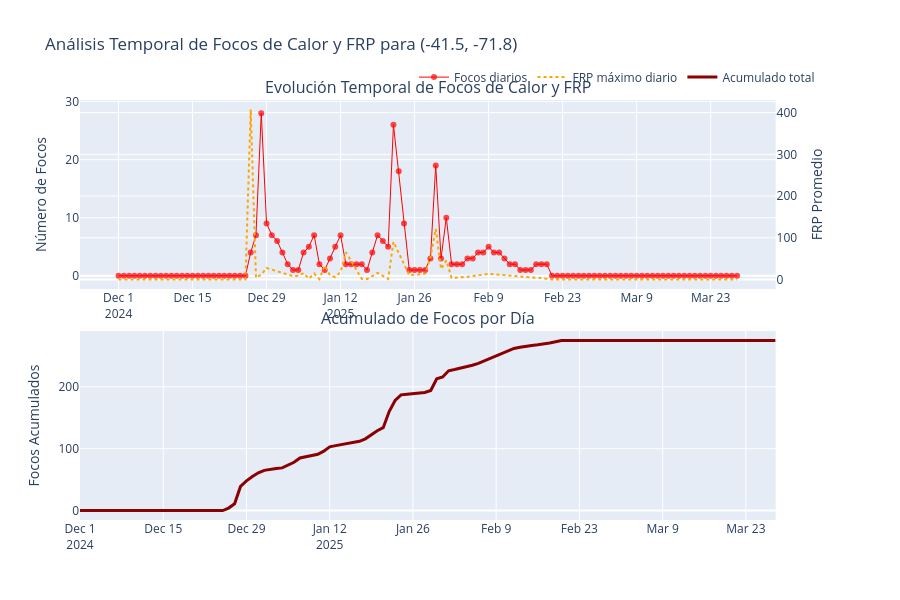

Notebook source saved alongside this figure:
### Code cell
df_focos = df[(df['latitude'] == -41.5) & (df['longitude'] == -71.8)].copy()

fig_focos_temp = make_subplots(
    rows=2, cols=1,
    subplot_titles=('Evolución Temporal de Focos de Calor y FRP', 'Acumulado de Focos por Día'),
    vertical_spacing=0.1,
    specs=[[{"secondary_y": True}], [{}]]  # Habilitar eje Y secundario en primer subplot
)

fig_focos_temp.add_trace(
    go.Scatter(x=df_focos['acq_datetime'], y=df_focos['num_focos'], 
               mode='markers+lines', name='Focos diarios',
               marker=dict(size=6, color='red', opacity=0.7),
               line=dict(color='red', width=1)),
    row=1, col=1,
    secondary_y=False  # Eje Y principal
)

fig_focos_temp.add_trace(
    go.Scatter(x=df_focos['acq_datetime'], y=df_focos['frp_max'], 
               mode='lines', name='FRP máximo diario',
               line=dict(color='orange', width=2, dash='dot')),
    row=1, col=1,
    secondary_y=True
)

focos_diarios = df_focos.groupby('acq_datetime')['num_focos'].sum().cumsum()
fig_focos_temp.add_trace(
    go.Scatter(x=focos_diarios.index, y=focos_diarios.values,
               mode='lines', name='Acumulado total',
               line=dict(color='darkred', width=3)),
               
    row=2, col=1
)

fig_focos_temp.update_yaxes(title_text="Número de Focos", row=1, col=1, secondary_y=False)
fig_focos_temp.update_yaxes(title_text="FRP Promedio", row=1, col=1, secondary_y=True)
fig_focos_temp.update_yaxes(title_text="Focos Acumulados", row=2, col=1)

fig_focos_temp.update_layout(
    height=600, 
    title_text="Análisis Temporal de Focos de Calor y FRP para (-41.5, -71.8)",
    legend=dict(orientation="h", yanchor="bottom", y=1.02, xanchor="right", x=1)
)

fig_focos_temp.show()
